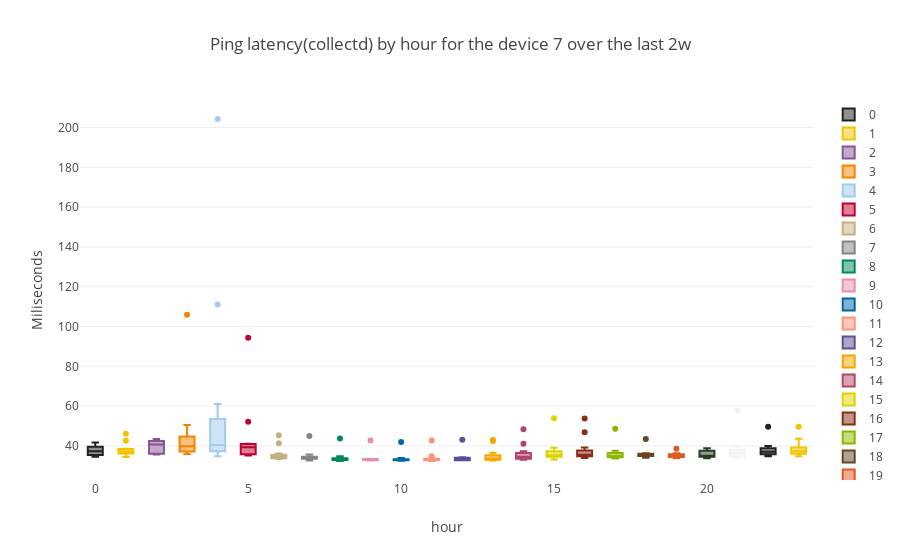

The notebook cell this image was saved under:
### Code cell
device_number=7
subset=ping_hourly_dataframe[ping_hourly_dataframe["SK_PI"]==device_number]
simple_boxplot(dataframe=subset,plot_value='mean',sort_value='hour',
               title="Ping latency(collectd) by hour for the device "+str(device_number)+" over the last "+time_interval, 
               ytitle="Miliseconds")

### Figure 1 — Plotly figure (JSON) as saved in the notebook; plotly's stock layout.template omitted (floating-point values rounded to 4 significant figures)
{"data": [{"marker": {"color": "222222"}, "name": 0, "type": "box", "y": [38.43, 41.7, 34.58, 36.29, 37.3, 39.24, 40.69, 36.97, 39.74, 35.1, 34.52, null, null, null]}, {"marker": {"color": "F3C300"}, "name": 1, "type": "box", "y": [38.55, 42.63, 34.51, 35.75, 36.57, 38.0, 36.1, 37.67, 46.12, 36.98, 37.26, null, null, null]}, {"marker": {"color": "875692"}, "name": 2, "type": "box", "y": [35.74, 41.25, 36.02, 35.83, 43.12, 43.49, 41.09, 40.78, 36.51, 42.94, 40.74, null, null, null]}, {"marker": {"color": "F38400"}, "name": 3, "type": "box", "y": [43.02, 36.31, 50.56, 36.01, 36.75, 46.4, 37.76, 39.9, 106.0, 39.91, 38.84, 42.76, null, null, null]}, {"marker": {"color": "A1CAF1"}, "name": 4, "type": "box", "y": [45.92, 37.95, 34.84, 36.72, 41.11, 39.22, 35.5, 42.21, 111.1, 61.11, 39.84, 204.3, null, null]}, {"marker": {"color": "BE0032"}, "name": 5, "type": "box", "y": [52.2, 35.67, 37.13, 39.55, 35.21, 35.2, 39.24, 41.07, 94.42, 39.73, 35.93, 40.97, null, null]}, {"marker": {"color": "C2B280"}, "name": 6, "type": "box", "y": [45.43, 33.68, 34.95, 34.53, 34.69, 33.83, 36.15, 34.71, 41.39, 33.44, 33.63, 34.48, null, null]}, {"marker": {"color": "848482"}, "name": 7, "type": "box", "y": [44.96, 33.35, 34.2, 32.73, 33.74, 33.58, 35.72, 33.96, 34.86, 33.83, 33.81, 33.66, null, null]}, {"marker": {"color": "008856"}, "name": 8, "type": "box", "y": [43.73, 32.76, 33.93, 32.49, 33.44, 32.94, 33.73, 33.74, 34.77, 32.94, 33.19, 32.9, null, null]}, {"marker": {"color": "E68FAC"}, "name": 9, "type": "box", "y": [42.71, 32.64, 33.49, 32.72, 33.5, 32.93, 33.43, 33.09, 33.46, 32.89, 33.18, 33.42, null, null]}, {"marker": {"color": "0067A5"}, "name": 10, "type": "box", "y": [41.97, 33.09, 32.9, 32.89, 32.56, 32.95, 33.29, 32.75, 33.93, 32.96, 32.74, 33.29, null, null]}, {"marker": {"color": "F99379"}, "name": 11, "type": "box", "y": [42.72, 32.44, 32.87, 33.04, 32.44, 33.73, 32.87, 32.83, 34.82, 33.32, 32.74, 33.35, null, null]}, {"marker": {"color": "604E97"}, "name": 12, "type": "box", "y": [43.18, 32.8, 33.24, 32.86, 33.98, 32.9, 34.29, 32.84, 34.17, 33.13, 32.83, 33.4, null, null]}, {"marker": {"color": "F6A600"}, "name": 13, "type": "box", "y": [43.02, 33.04, 33.01, 33.14, 36.55, 32.65, 33.58, 33.05, 42.5, 32.87, 33.84, 34.14, null, null]}, {"marker": {"color": "B3446C"}, "name": 14, "type": "box", "y": [48.38, 34.21, 34.72, 35.09, 35.5, 33.62, 33.09, 34.55, 41.06, 33.25, 33.42, 37.31, null, null]}, {"marker": {"color": "DCD300"}, "name": 15, "type": "box", "y": [53.94, 39.14, 35.54, 34.25, 35.13, 33.34, 33.24, 36.69, 37.99, 35.4, 35.12, 34.98, null, null]}, {"marker": {"color": "882D17"}, "name": 16, "type": "box", "y": [53.76, 34.31, 35.52, 34.73, 46.84, 35.9, 36.12, 33.9, 35.53, 35.0, 39.28, 35.34, null, null]}, {"marker": {"color": "8DB600"}, "name": 17, "type": "box", "y": [48.6, 34.1, 35.01, 34.27, 35.16, 35.95, 34.25, 33.75, 37.01, 34.73, 37.6, 34.82, null, null]}, {"marker": {"color": "654522"}, "name": 18, "type": "box", "y": [43.48, 34.88, 34.97, 35.69, 35.14, 34.24, 34.12, 35.69, 36.3, 35.52, 36.16, 35.89, null, null]}, {"marker": {"color": "E25822"}, "name": 19, "type": "box", "y": [34.77, 35.51, 35.51, 34.97, 33.82, 35.28, 34.17, 33.84, 38.63, 34.65, 36.02, 36.34, null, null]}, {"marker": {"color": "2B3D26"}, "name": 20, "type": "box", "y": [35.04, 38.06, 35.13, 34.64, 34.42, 34.4, 38.21, 33.83, 38.81, 34.74, 37.11, 35.33, null, null]}, {"marker": {"color": "F2F3F4"}, "name": 21, "type": "box", "y": [36.62, 39.66, 35.45, 34.72, 36.89, 33.99, 38.37, 34.31, 57.82, 34.63, 37.82, 36.27, null, null]}, {"marker": {"color": "222222"}, "name": 22, "type": "box", "y": [36.04, 37.18, 34.99, 34.82, 49.7, 35.94, 38.71, 37.4, 39.96, 38.93, 35.83, 36.99, null, null]}, {"marker": {"color": "F3C300"}, "name": 23, "type": "box", "y": [37.35, 39.04, 34.79, 38.9, 39.37, 35.3, 43.61, 35.67, 37.3, 36.52, 36.91, 49.59, null, null]}], "layout": {"title": "Ping latency(collectd) by hour for the device 7 over the last 2w", "xaxis": {"title": "hour"}, "yaxis": {"title": "Miliseconds"}}}
